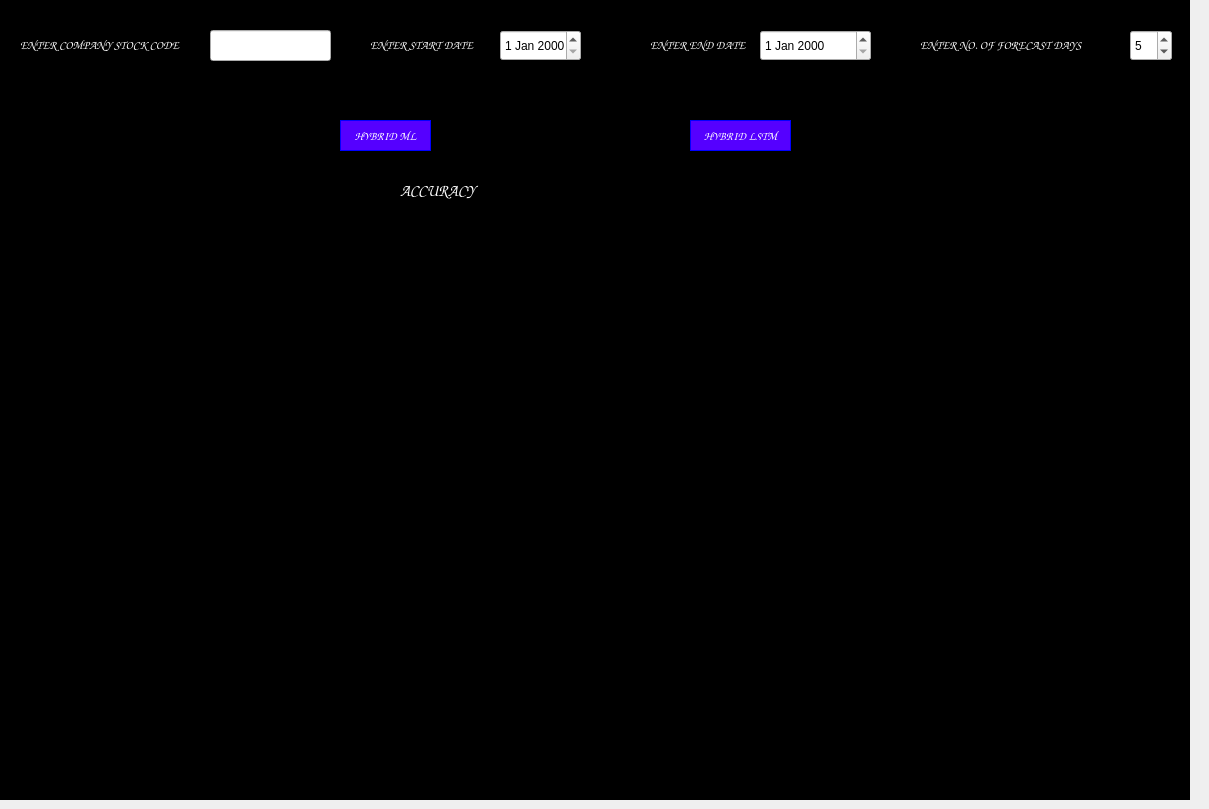
    <widget class="QWidget" name="tab_4">
     <attribute name="title">
      <string>PREDICT</string>
     </attribute>
     <widget class="QPushButton" name="pushButton4">
      <property name="geometry">
       <rect>
        <x>340</x>
        <y>120</y>
        <width>91</width>
        <height>31</height>
       </rect>
      </property>
      <property name="font">
       <font>
        <family>Comic Sans MS</family>
        <weight>75</weight>
        <italic>true</italic>
        <bold>true</bold>
       </font>
      </property>
      <property name="styleSheet">
       <string notr="true">background-color: rgb(85, 0, 255);
color:white;
padding:10px;
content:10px;
border: 1px solid blue;
</string>
      </property>
      <property name="text">
       <string>HYBRID ML</string>
      </property>
     </widget>
     <widget class="QLabel" name="label5">
      <property name="geometry">
       <rect>
        <x>370</x>
        <y>30</y>
        <width>151</width>
        <height>31</height>
       </rect>
      </property>
      <property name="font">
       <font>
        <family>Comic Sans MS</family>
        <weight>75</weight>
        <italic>true</italic>
        <bold>true</bold>
       </font>
      </property>
      <property name="text">
       <string>&lt;html&gt;&lt;head/&gt;&lt;body&gt;&lt;p&gt;&lt;span style=&quot; color:#ffffff;&quot;&gt;ENTER START DATE&lt;/span&gt;&lt;/p&gt;&lt;/body&gt;&lt;/html&gt;</string>
      </property>
     </widget>
     <widget class="QLabel" name="label4">
      <property name="geometry">
       <rect>
        <x>20</x>
        <y>30</y>
        <width>181</width>
        <height>31</height>
       </rect>
      </property>
      <property name="font">
       <font>
        <family>Comic Sans MS</family>
        <weight>75</weight>
        <italic>true</italic>
        <bold>true</bold>
       </font>
      </property>
      <property name="text">
       <string>&lt;html&gt;&lt;head/&gt;&lt;body&gt;&lt;p&gt;&lt;span style=&quot; color:#ffffff;&quot;&gt;ENTER COMPANY STOCK CODE&lt;/span&gt;&lt;/p&gt;&lt;/body&gt;&lt;/html&gt;</string>
      </property>
     </widget>
     <widget class="QDateEdit" name="dateEdit3">
      <property name="geometry">
       <rect>
        <x>500</x>
        <y>30</y>
        <width>81</width>
        <height>31</height>
       </rect>
      </property>
     </widget>
     <widget class="QLabel" name="label6">
      <property name="geometry">
       <rect>
        <x>650</x>
        <y>30</y>
        <width>151</width>
        <height>31</height>
       </rect>
      </property>
      <property name="font">
       <font>
        <family>Comic Sans MS</family>
        <weight>75</weight>
        <italic>true</italic>
        <bold>true</bold>
       </font>
      </property>
      <property name="text">
       <string>&lt;html&gt;&lt;head/&gt;&lt;body&gt;&lt;p&gt;&lt;span style=&quot; color:#ffffff;&quot;&gt;ENTER END DATE&lt;/span&gt;&lt;/p&gt;&lt;/body&gt;&lt;/html&gt;</string>
      </property>
     </widget>
     <widget class="QDateEdit" name="dateEdit4">
      <property name="geometry">
       <rect>
        <x>760</x>
        <y>30</y>
        <width>111</width>
        <height>31</height>
       </rect>
      </property>
     </widget>
     <widget class="QLabel" name="label7">
      <property name="geometry">
       <rect>
        <x>920</x>
        <y>30</y>
        <width>191</width>
        <height>31</height>
       </rect>
      </property>
      <property name="font">
       <font>
        <family>Comic Sans MS</family>
        <weight>75</weight>
        <italic>true</italic>
        <bold>true</bold>
       </font>
      </property>
      <property name="text">
       <string>&lt;html&gt;&lt;head/&gt;&lt;body&gt;&lt;p&gt;&lt;span style=&quot; color:#ffffff;&quot;&gt;ENTER NO. OF FORECAST DAYS&lt;/span&gt;&lt;/p&gt;&lt;/body&gt;&lt;/html&gt;</string>
      </property>
     </widget>
     <widget class="QPushButton" name="pushButton5">
      <property name="geometry">
       <rect>
        <x>690</x>
        <y>120</y>
        <width>101</width>
        <height>31</height>
       </rect>
      </property>
      <property name="font">
       <font>
        <family>Comic Sans MS</family>
        <weight>75</weight>
        <italic>true</italic>
        <bold>true</bold>
       </font>
      </property>
      <property name="styleSheet">
       <string notr="true">background-color: rgb(85, 0, 255);
color:white;
padding:10px;
content:10px;
border: 1px solid blue;
</string>
      </property>
      <property name="text">
       <string>HYBRID LSTM</string>
      </property>
     </widget>
     <widget class="MplWidget" name="MplWidget2" native="true">
      <property name="geometry">
       <rect>
        <x>180</x>
        <y>210</y>
        <width>800</width>
        <height>400</height>
       </rect>
      </property>
      <property name="font">
       <font>
        <family>Comic Sans MS</family>
        <pointsize>7</pointsize>
        <italic>true</italic>
       </font>
      </property>
      <property name="autoFillBackground">
       <bool>false</bool>
      </property>
     </widget>
     <widget class="QLineEdit" name="lineEdit2">
      <property name="geometry">
       <rect>
        <x>210</x>
        <y>30</y>
        <width>121</width>
        <height>31</height>
       </rect>
      </property>
     </widget>
     <widget class="QSpinBox" name="spinBox1">
      <property name="geometry">
       <rect>
        <x>1130</x>
        <y>30</y>
        <width>42</width>
        <height>31</height>
       </rect>
      </property>
      <property name="value">
       <number>5</number>
      </property>
     </widget>
     <widget class="QWidget" name="widget_3" native="true">
      <property name="geometry">
       <rect>
        <x>-10</x>
        <y>0</y>
        <width>1200</width>
        <height>800</height>
       </rect>
      </property>
      <property name="styleSheet">
       <string notr="true">background-color:rgb(75, 0, 130);
background-color: rgb(0, 0, 0);</string>
      </property>
      <widget class="QLabel" name="labelacc">
       <property name="geometry">
        <rect>
         <x>410</x>
         <y>180</y>
         <width>500</width>
         <height>20</height>
        </rect>
       </property>
       <property name="font">
        <font>
         <family>Comic Sans MS</family>
         <pointsize>12</pointsize>
         <weight>75</weight>
         <italic>true</italic>
         <bold>true</bold>
        </font>
       </property>
       <property name="text">
        <string>&lt;html&gt;&lt;head/&gt;&lt;body&gt;&lt;p&gt;&lt;span style=&quot; color:#ffffff;&quot;&gt;ACCURACY&lt;/span&gt;&lt;/p&gt;&lt;/body&gt;&lt;/html&gt;</string>
       </property>
      </widget>
     </widget>
     <zorder>widget_3</zorder>
     <zorder>pushButton4</zorder>
     <zorder>label5</zorder>
     <zorder>label4</zorder>
     <zorder>dateEdit3</zorder>
     <zorder>label6</zorder>
     <zorder>dateEdit4</zorder>
     <zorder>label7</zorder>
     <zorder>pushButton5</zorder>
     <zorder>MplWidget2</zorder>
     <zorder>lineEdit2</zorder>
     <zorder>spinBox1</zorder>
    </widget>
